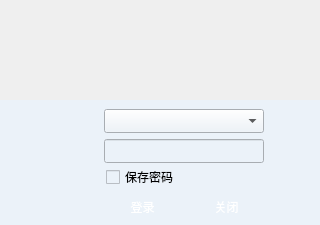
<?xml version="1.0" encoding="UTF-8"?>
<ui version="4.0">
 <class>BCLoginDlg</class>
 <widget class="QDialog" name="BCLoginDlg">
  <property name="geometry">
   <rect>
    <x>0</x>
    <y>0</y>
    <width>320</width>
    <height>225</height>
   </rect>
  </property>
  <property name="windowTitle">
   <string>Dialog</string>
  </property>
  <layout class="QVBoxLayout" name="verticalLayout_2">
   <property name="spacing">
    <number>0</number>
   </property>
   <property name="leftMargin">
    <number>0</number>
   </property>
   <property name="topMargin">
    <number>0</number>
   </property>
   <property name="rightMargin">
    <number>0</number>
   </property>
   <property name="bottomMargin">
    <number>0</number>
   </property>
   <item>
    <widget class="QWidget" name="m_pBackGroudPixmapWidget" native="true">
     <property name="minimumSize">
      <size>
       <width>320</width>
       <height>100</height>
      </size>
     </property>
     <property name="maximumSize">
      <size>
       <width>320</width>
       <height>100</height>
      </size>
     </property>
     <property name="autoFillBackground">
      <bool>true</bool>
     </property>
     <layout class="QVBoxLayout" name="verticalLayout">
      <property name="spacing">
       <number>0</number>
      </property>
      <property name="leftMargin">
       <number>0</number>
      </property>
      <property name="topMargin">
       <number>0</number>
      </property>
      <property name="rightMargin">
       <number>0</number>
      </property>
      <property name="bottomMargin">
       <number>0</number>
      </property>
      <item>
       <widget class="QWidget" name="widget" native="true">
        <property name="minimumSize">
         <size>
          <width>0</width>
          <height>24</height>
         </size>
        </property>
        <property name="maximumSize">
         <size>
          <width>16777215</width>
          <height>24</height>
         </size>
        </property>
        <layout class="QHBoxLayout" name="horizontalLayout">
         <property name="spacing">
          <number>0</number>
         </property>
         <property name="leftMargin">
          <number>0</number>
         </property>
         <property name="topMargin">
          <number>0</number>
         </property>
         <property name="rightMargin">
          <number>0</number>
         </property>
         <property name="bottomMargin">
          <number>0</number>
         </property>
         <item>
          <spacer name="horizontalSpacer">
           <property name="orientation">
            <enum>Qt::Horizontal</enum>
           </property>
           <property name="sizeHint" stdset="0">
            <size>
             <width>189</width>
             <height>20</height>
            </size>
           </property>
          </spacer>
         </item>
         <item>
          <widget class="QToolButton" name="m_pCloseBtn">
           <property name="minimumSize">
            <size>
             <width>24</width>
             <height>24</height>
            </size>
           </property>
           <property name="maximumSize">
            <size>
             <width>24</width>
             <height>24</height>
            </size>
           </property>
           <property name="text">
            <string/>
           </property>
           <property name="iconSize">
            <size>
             <width>22</width>
             <height>22</height>
            </size>
           </property>
           <property name="autoRaise">
            <bool>true</bool>
           </property>
          </widget>
         </item>
        </layout>
       </widget>
      </item>
      <item>
       <spacer name="verticalSpacer">
        <property name="orientation">
         <enum>Qt::Vertical</enum>
        </property>
        <property name="sizeHint" stdset="0">
         <size>
          <width>20</width>
          <height>73</height>
         </size>
        </property>
       </spacer>
      </item>
     </layout>
    </widget>
   </item>
   <item>
    <widget class="QWidget" name="m_pLoginWidget" native="true">
     <property name="minimumSize">
      <size>
       <width>0</width>
       <height>125</height>
      </size>
     </property>
     <property name="maximumSize">
      <size>
       <width>16777215</width>
       <height>125</height>
      </size>
     </property>
     <property name="autoFillBackground">
      <bool>false</bool>
     </property>
     <property name="styleSheet">
      <string notr="true">background-color: rgb(235, 242, 249);
font: 9pt &quot;微软雅黑&quot;;</string>
     </property>
     <widget class="QToolButton" name="btnQuit">
      <property name="geometry">
       <rect>
        <x>189</x>
        <y>95</y>
        <width>75</width>
        <height>24</height>
       </rect>
      </property>
      <property name="minimumSize">
       <size>
        <width>0</width>
        <height>24</height>
       </size>
      </property>
      <property name="font">
       <font>
        <family>微软雅黑</family>
        <pointsize>9</pointsize>
        <weight>50</weight>
        <italic>false</italic>
        <bold>false</bold>
       </font>
      </property>
      <property name="styleSheet">
       <string notr="true">
QToolButton{  
color:rgb(255, 255, 255);  
min-height:20;  
border-style:solid;  
border-top-left-radius:2px;  
border-top-right-radius:2px;  
background: qlineargradient(x1: 0, y1: 0, x2: 0, y2: 1, stop:0 rgb(226,236,241),   
                            stop: 0.3 rgb(160,160,160),  
                              stop: 1 rgb(140,140,140));  
border:1px;  
border-radius:5px;padding:2px 4px;/*border-radius控制圆角大小*/  
}  
QToolButton:hover{  /*鼠标放上后*/  
color:rgb(255, 255, 255);  
min-height:20;  
border-style:solid;  
border-top-left-radius:2px;  
border-top-right-radius:2px;  
background: qlineargradient(x1: 0, y1: 0, x2: 0, y2: 1, stop:0 rgb(226,236,241),   
                            stop: 0.3 rgb(160,160,160),  
                              stop: 1 rgb(120,120,120));  
border:1px;  
border-radius:5px;padding:2px 4px;  
}  
QToolButton:pressed{ /*按下按钮后*/  
color:rgb(255, 255, 255);  
min-height:20;  
border-style:solid;  
border-top-left-radius:2px;  
border-top-right-radius:2px;  
background: qlineargradient(x1: 0, y1: 0, x2: 0, y2: 1, stop:0 rgb(226,236,241),   
                            stop: 0.3 rgb(190,190,190),  
                              stop: 1 rgb(160,160,160));  
border:1px;  
border-radius:5px;padding:2px 4px;  
}  
QToolButton:checked{    /*选中后*/  
color:rgb(255, 255, 255);  
min-height:20;  
border-style:solid;  
border-top-left-radius:2px;  
border-top-right-radius:2px;  
background: qlineargradient(x1: 0, y1: 0, x2: 0, y2: 1, stop:0 rgb(226,236,241),   
                            stop: 0.3 rgb(190,190,190),  
                              stop: 1 rgb(160,160,160));  
border:1px;  
border-radius:5px;padding:2px 4px;  
}  </string>
      </property>
      <property name="text">
       <string>关闭</string>
      </property>
     </widget>
     <widget class="QLabel" name="m_pUserLabel">
      <property name="geometry">
       <rect>
        <x>64</x>
        <y>9</y>
        <width>21</width>
        <height>21</height>
       </rect>
      </property>
      <property name="text">
       <string/>
      </property>
     </widget>
     <widget class="QLineEdit" name="m_pPasswordLineEdit">
      <property name="geometry">
       <rect>
        <x>104</x>
        <y>39</y>
        <width>160</width>
        <height>24</height>
       </rect>
      </property>
      <property name="font">
       <font>
        <family>微软雅黑</family>
        <pointsize>9</pointsize>
        <weight>50</weight>
        <italic>false</italic>
        <bold>false</bold>
       </font>
      </property>
     </widget>
     <widget class="QToolButton" name="m_pLoginBtn">
      <property name="geometry">
       <rect>
        <x>105</x>
        <y>95</y>
        <width>75</width>
        <height>24</height>
       </rect>
      </property>
      <property name="minimumSize">
       <size>
        <width>75</width>
        <height>24</height>
       </size>
      </property>
      <property name="font">
       <font>
        <family>微软雅黑</family>
        <pointsize>9</pointsize>
        <weight>50</weight>
        <italic>false</italic>
        <bold>false</bold>
       </font>
      </property>
      <property name="styleSheet">
       <string notr="true">QToolButton{  
color:rgb(255, 255, 255);  
min-height:20;  
border-style:solid;  
border-top-left-radius:2px;  
border-top-right-radius:2px;  
background: qlineargradient(x1: 0, y1: 0, x2: 0, y2: 1, stop:0 rgb(226,236,241),   
                            stop: 0.3 rgb(160,160,160),  
                              stop: 1 rgb(140,140,140));  
border:1px;  
border-radius:5px;padding:2px 4px;/*border-radius控制圆角大小*/  
}  
QToolButton:hover{  /*鼠标放上后*/  
color:rgb(255, 255, 255);  
min-height:20;  
border-style:solid;  
border-top-left-radius:2px;  
border-top-right-radius:2px;  
background: qlineargradient(x1: 0, y1: 0, x2: 0, y2: 1, stop:0 rgb(226,236,241),   
                            stop: 0.3 rgb(160,160,160),  
                              stop: 1 rgb(120,120,120));  
border:1px;  
border-radius:5px;padding:2px 4px;  
}  
QToolButton:pressed{ /*按下按钮后*/  
color:rgb(255, 255, 255);  
min-height:20;  
border-style:solid;  
border-top-left-radius:2px;  
border-top-right-radius:2px;  
background: qlineargradient(x1: 0, y1: 0, x2: 0, y2: 1, stop:0 rgb(226,236,241),   
                            stop: 0.3 rgb(190,190,190),  
                              stop: 1 rgb(160,160,160));  
border:1px;  
border-radius:5px;padding:2px 4px;  
}  
QToolButton:checked{    /*选中后*/  
color:rgb(255, 255, 255);  
min-height:20;  
border-style:solid;  
border-top-left-radius:2px;  
border-top-right-radius:2px;  
background: qlineargradient(x1: 0, y1: 0, x2: 0, y2: 1, stop:0 rgb(226,236,241),   
                            stop: 0.3 rgb(190,190,190),  
                              stop: 1 rgb(160,160,160));  
border:1px;  
border-radius:5px;padding:2px 4px;  
}  </string>
      </property>
      <property name="text">
       <string>登录</string>
      </property>
      <property name="shortcut">
       <string>Return</string>
      </property>
     </widget>
     <widget class="QLabel" name="m_pPasswordLabel">
      <property name="geometry">
       <rect>
        <x>64</x>
        <y>39</y>
        <width>21</width>
        <height>21</height>
       </rect>
      </property>
      <property name="autoFillBackground">
       <bool>false</bool>
      </property>
      <property name="text">
       <string/>
      </property>
     </widget>
     <widget class="QComboBox" name="m_pUserCombox">
      <property name="geometry">
       <rect>
        <x>104</x>
        <y>9</y>
        <width>160</width>
        <height>24</height>
       </rect>
      </property>
      <property name="font">
       <font>
        <family>微软雅黑</family>
        <pointsize>9</pointsize>
        <weight>50</weight>
        <italic>false</italic>
        <bold>false</bold>
       </font>
      </property>
     </widget>
     <widget class="QCheckBox" name="chbSavePwd">
      <property name="geometry">
       <rect>
        <x>106</x>
        <y>69</y>
        <width>71</width>
        <height>16</height>
       </rect>
      </property>
      <property name="text">
       <string>保存密码</string>
      </property>
     </widget>
    </widget>
   </item>
  </layout>
 </widget>
 <tabstops>
  <tabstop>m_pPasswordLineEdit</tabstop>
  <tabstop>m_pLoginBtn</tabstop>
  <tabstop>btnQuit</tabstop>
  <tabstop>m_pCloseBtn</tabstop>
 </tabstops>
 <resources/>
 <connections/>
</ui>
